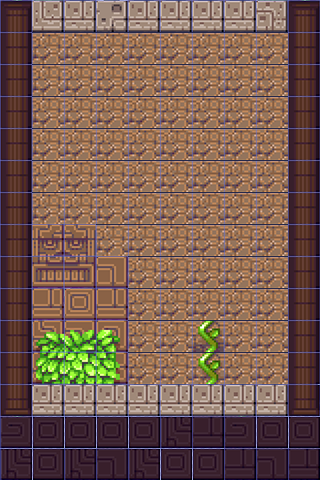

A level layout from a 2D game, rendered from its tile map. Below: a short description, then the map file with tile-grid data replaced by summaries:
An orthogonal 10x15 tile map with 32x32 px tiles, 2 tile layers (backgroundLayer, blockedLayer) and 1 object.

<map version="1.0" orientation="orthogonal" renderorder="right-down" width="10" height="15" tilewidth="32" tileheight="32" nextobjectid="5">
 <tileset firstgid="1" name="tileset-placeholder2" tilewidth="32" tileheight="32">
  <image source="../img/tileset-placeholder2.png" width="608" height="192" />
 </tileset>
 <layer name="backgroundLayer" width="10" height="15">
  <data>[150 cells, 100 non-empty, 16 distinct tile ids]</data>
 </layer>
 <layer name="blockedLayer" width="10" height="15">
  <data>[150 cells, 64 non-empty, 14 distinct tile ids]</data>
 </layer>
 <objectgroup name="objectsLayer">
  <object id="4" gid="16" x="226" y="321" width="32" height="32">
   <properties>
    <property name="type" value="playerStart" />
   </properties>
  </object>
 </objectgroup>
</map>
